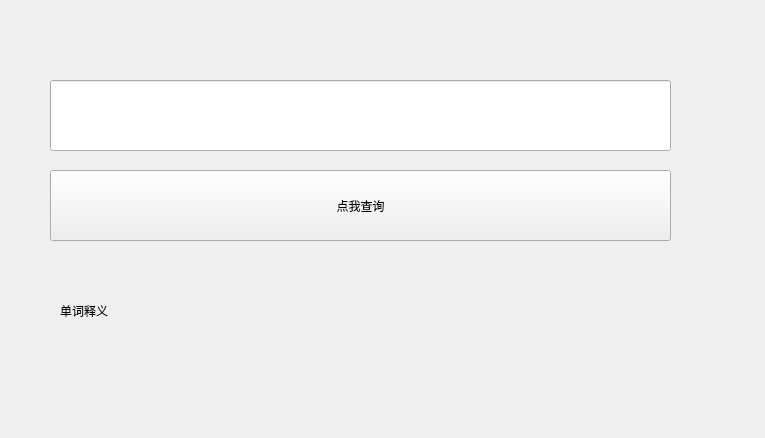
<?xml version="1.0" encoding="UTF-8"?>
<ui version="4.0">
 <class>Widget</class>
 <widget class="QWidget" name="Widget">
  <property name="geometry">
   <rect>
    <x>0</x>
    <y>0</y>
    <width>765</width>
    <height>438</height>
   </rect>
  </property>
  <property name="windowTitle">
   <string>Widget</string>
  </property>
  <widget class="QPushButton" name="pushButton">
   <property name="geometry">
    <rect>
     <x>50</x>
     <y>170</y>
     <width>621</width>
     <height>71</height>
    </rect>
   </property>
   <property name="text">
    <string>点我查询</string>
   </property>
  </widget>
  <widget class="QLineEdit" name="lineEdit">
   <property name="geometry">
    <rect>
     <x>50</x>
     <y>80</y>
     <width>621</width>
     <height>71</height>
    </rect>
   </property>
  </widget>
  <widget class="QLabel" name="label">
   <property name="geometry">
    <rect>
     <x>60</x>
     <y>280</y>
     <width>621</width>
     <height>61</height>
    </rect>
   </property>
   <property name="text">
    <string>单词释义</string>
   </property>
  </widget>
 </widget>
 <layoutdefault spacing="6" margin="11"/>
 <resources/>
 <connections/>
</ui>
